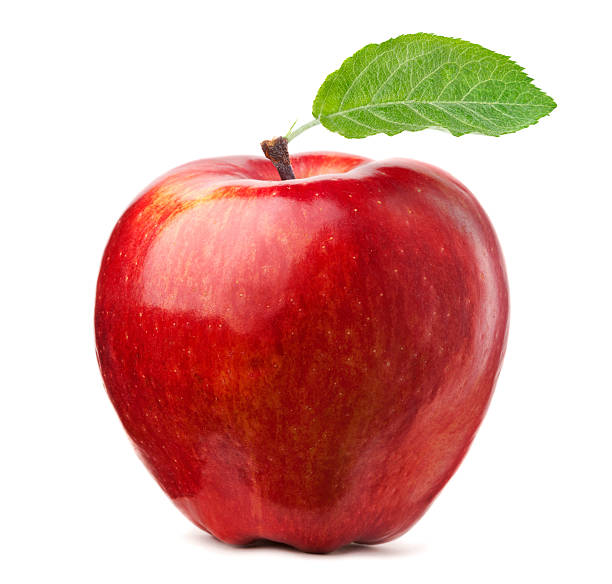
#> input picture workshops/apple.jpg, 612 x 584 px, found by its file name
$ python flip_cv2.py
#> lines starting #> are read from the running program, lines starting #| are printed output that depends on the picture
# Copyright 2019 Google LLC
#
# Licensed under the Apache License, Version 2.0 (the "License");
# you may not use this file except in compliance with the License.
# You may obtain a copy of the License at
#
#     https://www.apache.org/licenses/LICENSE-2.0
#
# Unless required by applicable law or agreed to in writing, software
# distributed under the License is distributed on an "AS IS" BASIS,
# WITHOUT WARRANTIES OR CONDITIONS OF ANY KIND, either express or implied.
# See the License for the specific language governing permissions and
# limitations under the License.

import cv2
from matplotlib import pyplot as plt

# read in the image
image = cv2.imread('apple.jpg')
#> image is the input picture: shape (584, 612, 3); mean B, G, R 166.3, 173.4, 220.6

# display the image in its original perspective
plt.imshow(image)

# flip the image on the vertical axis (mirror)
flip = cv2.flip(image, 1)
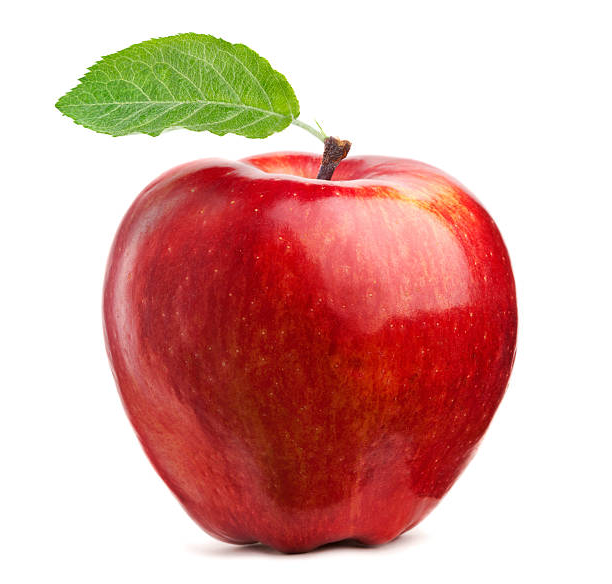
#> flip: shape (584, 612, 3); mean B, G, R 166.3, 173.4, 220.6
plt.imshow(flip)

# flip the image on the horizontal axis (upside down)
flip = cv2.flip(image, 0)
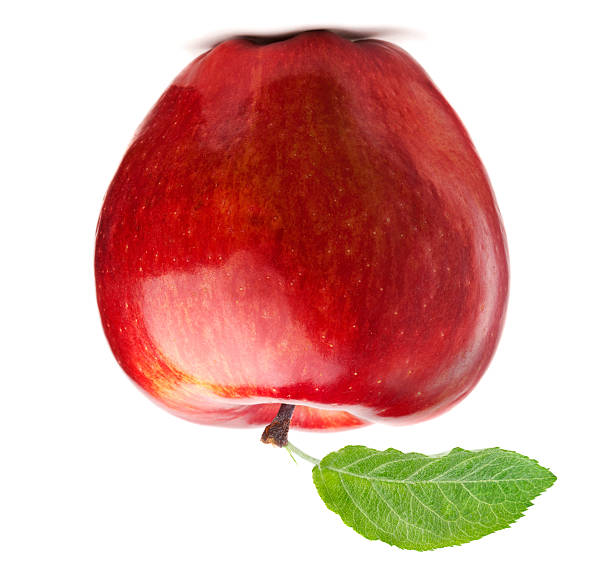
#> flip: shape (584, 612, 3); mean B, G, R 166.3, 173.4, 220.6
plt.imshow(flip)
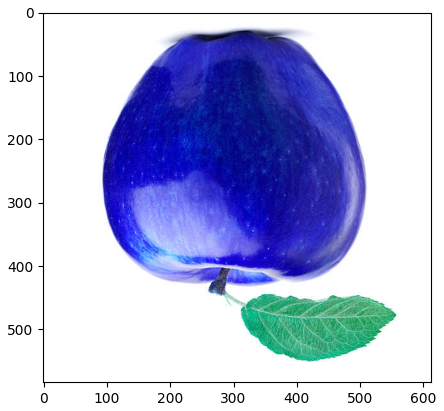
#> figure drawn by matplotlib, 1 panel; B, G, R data is drawn as R, G, B
